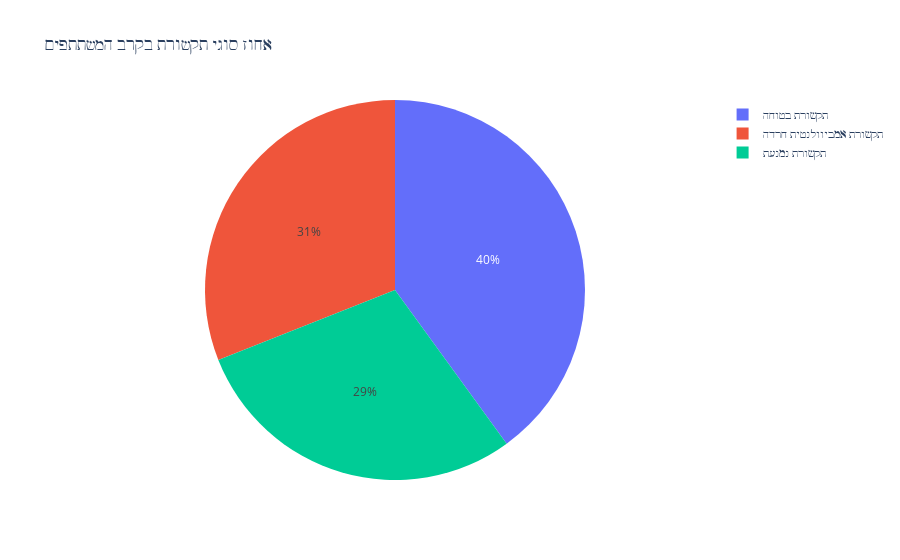
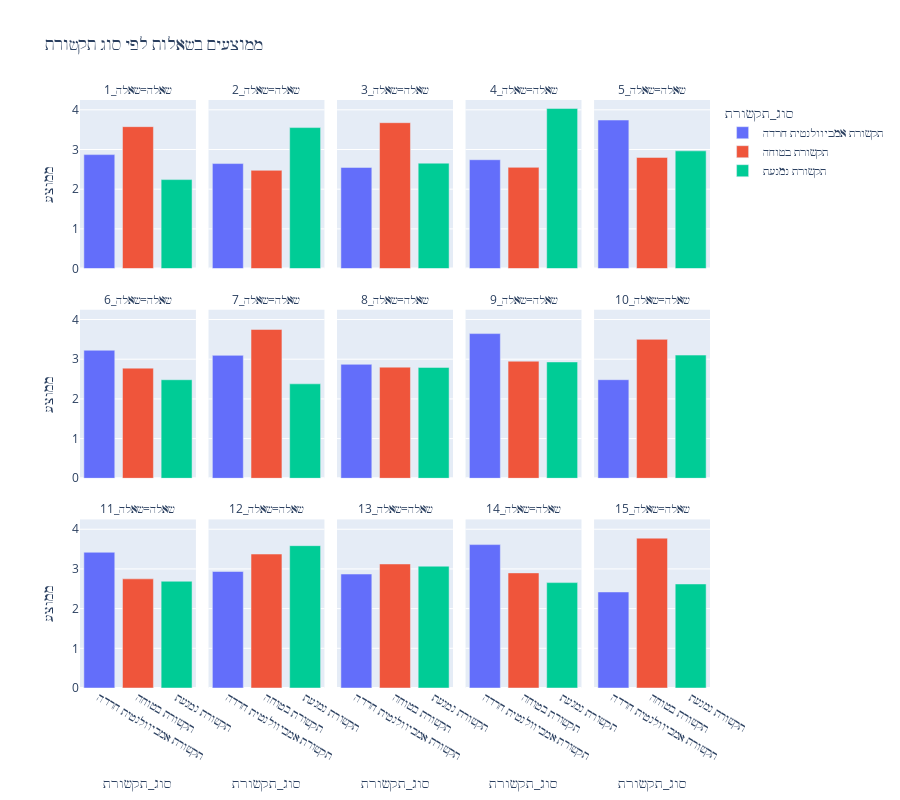

Source (notebook cell) for these figures, in order:
### Markdown cell above
## 7. Visualization of Results
הצגה ויזואלית של התוצאות והממצאים

### Code cell
# 1. Pie chart of communication patterns
print("=== תרשים עוגה - התפלגות סוגי תקשורת ===")
pattern_counts = df["סוג_תקשורת"].value_counts().reset_index()
pattern_counts.columns = ["סוג_תקשורת", "counts"]

fig_pie = px.pie(pattern_counts, values="counts", names="סוג_תקשורת",
                 title="אחוז סוגי תקשורת בקרב המשתתפים")
fig_pie.show()

# 2. Bar chart of average question scores by communication pattern
print("\n=== תרשים עמודות - ממוצעים בשאלות ===")
avg_by_pattern = df.groupby("סוג_תקשורת")[renamed_questions].mean().reset_index()
df_long = avg_by_pattern.melt(id_vars="סוג_תקשורת", var_name="שאלה", value_name="ממוצע")

fig_bar = px.bar(df_long, x="סוג_תקשורת", y="ממוצע", color="סוג_תקשורת",
                 facet_col="שאלה", facet_col_wrap=5,
                 title="ממוצעים בשאלות לפי סוג תקשורת")
fig_bar.update_layout(height=800)
fig_bar.show()

# 3. Alternative grouped bar chart
plt.figure(figsize=(15, 8))
questions_subset = [f'שאלה_{i}' for i in range(1, 11)]  # Show first 10 questions
avg_subset = df.groupby("סוג_תקשורת")[questions_subset].mean()

avg_subset.T.plot(kind='bar', figsize=(15, 8))
plt.title('ממוצע ציונים בשאלות 1-10 לפי סוג תקשורת')
plt.xlabel('שאלות')
plt.ylabel('ממוצע ציון')
plt.legend(title='סוג תקשורת', bbox_to_anchor=(1.05, 1), loc='upper left')
plt.xticks(rotation=45)
plt.tight_layout()
plt.show()

### Figure 1 — Plotly figure (JSON) as saved in the notebook; plotly's stock layout.template omitted (floating-point values rounded to 4 significant figures)
{"data": [{"domain": {"x": [0, 1], "y": [0, 1]}, "hovertemplate": "סוג_תקשורת=%{label}<br>counts=%{value}<extra></extra>", "labels": ["תקשורת בטוחה", "תקשורת אמביוולנטית חרדה", "תקשורת נמנעת"], "legendgroup": "", "name": "", "showlegend": true, "type": "pie", "values": [40, 31, 29]}], "layout": {"legend": {"tracegroupgap": 0}, "title": {"text": "אחוז סוגי תקשורת בקרב המשתתפים"}}}

### Figure 2 — Plotly figure (JSON) as saved in the notebook; plotly's stock layout.template omitted (floating-point values rounded to 4 significant figures)
{"data": [{"alignmentgroup": "True", "hovertemplate": "סוג_תקשורת=%{x}<br>שאלה=שאלה_1<br>ממוצע=%{y}<extra></extra>", "legendgroup": "תקשורת אמביוולנטית חרדה", "marker": {"color": "#636efa", "pattern": {"shape": ""}}, "name": "תקשורת אמביוולנטית חרדה", "offsetgroup": "תקשורת אמביוולנטית חרדה", "orientation": "v", "showlegend": true, "textposition": "auto", "type": "bar", "x": ["תקשורת אמביוולנטית חרדה"], "xaxis": "x11", "y": [2.871], "yaxis": "y11"}, {"alignmentgroup": "True", "hovertemplate": "סוג_תקשורת=%{x}<br>שאלה=שאלה_2<br>ממוצע=%{y}<extra></extra>", "legendgroup": "תקשורת אמביוולנטית חרדה", "marker": {"color": "#636efa", "pattern": {"shape": ""}}, "name": "תקשורת אמביוולנטית חרדה", "offsetgroup": "תקשורת אמביוולנטית חרדה", "orientation": "v", "showlegend": false, "textposition": "auto", "type": "bar", "x": ["תקשורת אמביוולנטית חרדה"], "xaxis": "x12", "y": [2.645], "yaxis": "y12"}, {"alignmentgroup": "True", "hovertemplate": "סוג_תקשורת=%{x}<br>שאלה=שאלה_3<br>ממוצע=%{y}<extra></extra>", "legendgroup": "תקשורת אמביוולנטית חרדה", "marker": {"color": "#636efa", "pattern": {"shape": ""}}, "name": "תקשורת אמביוולנטית חרדה", "offsetgroup": "תקשורת אמביוולנטית חרדה", "orientation": "v", "showlegend": false, "textposition": "auto", "type": "bar", "x": ["תקשורת אמביוולנטית חרדה"], "xaxis": "x13", "y": [2.548], "yaxis": "y13"}, {"alignmentgroup": "True", "hovertemplate": "סוג_תקשורת=%{x}<br>שאלה=שאלה_4<br>ממוצע=%{y}<extra></extra>", "legendgroup": "תקשורת אמביוולנטית חרדה", "marker": {"color": "#636efa", "pattern": {"shape": ""}}, "name": "תקשורת אמביוולנטית חרדה", "offsetgroup": "תקשורת אמביוולנטית חרדה", "orientation": "v", "showlegend": false, "textposition": "auto", "type": "bar", "x": ["תקשורת אמביוולנטית חרדה"], "xaxis": "x14", "y": [2.742], "yaxis": "y14"}, {"alignmentgroup": "True", "hovertemplate": "סוג_תקשורת=%{x}<br>שאלה=שאלה_5<br>ממוצע=%{y}<extra></extra>", "legendgroup": "תקשורת אמביוולנטית חרדה", "marker": {"color": "#636efa", "pattern": {"shape": ""}}, "name": "תקשורת אמביוולנטית חרדה", "offsetgroup": "תקשורת אמביוולנטית חרדה", "orientation": "v", "showlegend": false, "textposition": "auto", "type": "bar", "x": ["תקשורת אמביוולנטית חרדה"], "xaxis": "x15", "y": [3.742], "yaxis": "y15"}, {"alignmentgroup": "True", "hovertemplate": "סוג_תקשורת=%{x}<br>שאלה=שאלה_6<br>ממוצע=%{y}<extra></extra>", "legendgroup": "תקשורת אמביוולנטית חרדה", "marker": {"color": "#636efa", "pattern": {"shape": ""}}, "name": "תקשורת אמביוולנטית חרדה", "offsetgroup": "תקשורת אמביוולנטית חרדה", "orientation": "v", "showlegend": false, "textposition": "auto", "type": "bar", "x": ["תקשורת אמביוולנטית חרדה"], "xaxis": "x6", "y": [3.226], "yaxis": "y6"}, {"alignmentgroup": "True", "hovertemplate": "סוג_תקשורת=%{x}<br>שאלה=שאלה_7<br>ממוצע=%{y}<extra></extra>", "legendgroup": "תקשורת אמביוולנטית חרדה", "marker": {"color": "#636efa", "pattern": {"shape": ""}}, "name": "תקשורת אמביוולנטית חרדה", "offsetgroup": "תקשורת אמביוולנטית חרדה", "orientation": "v", "showlegend": false, "textposition": "auto", "type": "bar", "x": ["תקשורת אמביוולנטית חרדה"], "xaxis": "x7", "y": [3.097], "yaxis": "y7"}, {"alignmentgroup": "True", "hovertemplate": "סוג_תקשורת=%{x}<br>שאלה=שאלה_8<br>ממוצע=%{y}<extra></extra>", "legendgroup": "תקשורת אמביוולנטית חרדה", "marker": {"color": "#636efa", "pattern": {"shape": ""}}, "name": "תקשורת אמביוולנטית חרדה", "offsetgroup": "תקשורת אמביוולנטית חרדה", "orientation": "v", "showlegend": false, "textposition": "auto", "type": "bar", "x": ["תקשורת אמביוולנטית חרדה"], "xaxis": "x8", "y": [2.871], "yaxis": "y8"}, {"alignmentgroup": "True", "hovertemplate": "סוג_תקשורת=%{x}<br>שאלה=שאלה_9<br>ממוצע=%{y}<extra></extra>", "legendgroup": "תקשורת אמביוולנטית חרדה", "marker": {"color": "#636efa", "pattern": {"shape": ""}}, "name": "תקשורת אמביוולנטית חרדה", "offsetgroup": "תקשורת אמביוולנטית חרדה", "orientation": "v", "showlegend": false, "textposition": "auto", "type": "bar", "x": ["תקשורת אמביוולנטית חרדה"], "xaxis": "x9", "y": [3.645], "yaxis": "y9"}, {"alignmentgroup": "True", "hovertemplate": "סוג_תקשורת=%{x}<br>שאלה=שאלה_10<br>ממוצע=%{y}<extra></extra>", "legendgroup": "תקשורת אמביוולנטית חרדה", "marker": {"color": "#636efa", "pattern": {"shape": ""}}, "name": "תקשורת אמביוולנטית חרדה", "offsetgroup": "תקשורת אמביוולנטית חרדה", "orientation": "v", "showlegend": false, "textposition": "auto", "type": "bar", "x": ["תקשורת אמביוולנטית חרדה"], "xaxis": "x10", "y": [2.484], "yaxis": "y10"}, {"alignmentgroup": "True", "hovertemplate": "סוג_תקשורת=%{x}<br>שאלה=שאלה_11<br>ממוצע=%{y}<extra></extra>", "legendgroup": "תקשורת אמביוולנטית חרדה", "marker": {"color": "#636efa", "pattern": {"shape": ""}}, "name": "תקשורת אמביוולנטית חרדה", "offsetgroup": "תקשורת אמביוולנטית חרדה", "orientation": "v", "showlegend": false, "textposition": "auto", "type": "bar", "x": ["תקשורת אמביוולנטית חרדה"], "xaxis": "x", "y": [3.419], "yaxis": "y"}, {"alignmentgroup": "True", "hovertemplate": "סוג_תקשורת=%{x}<br>שאלה=שאלה_12<br>ממוצע=%{y}<extra></extra>", "legendgroup": "תקשורת אמביוולנטית חרדה", "marker": {"color": "#636efa", "pattern": {"shape": ""}}, "name": "תקשורת אמביוולנטית חרדה", "offsetgroup": "תקשורת אמביוולנטית חרדה", "orientation": "v", "showlegend": false, "textposition": "auto", "type": "bar", "x": ["תקשורת אמביוולנטית חרדה"], "xaxis": "x2", "y": [2.935], "yaxis": "y2"}, {"alignmentgroup": "True", "hovertemplate": "סוג_תקשורת=%{x}<br>שאלה=שאלה_13<br>ממוצע=%{y}<extra></extra>", "legendgroup": "תקשורת אמביוולנטית חרדה", "marker": {"color": "#636efa", "pattern": {"shape": ""}}, "name": "תקשורת אמביוולנטית חרדה", "offsetgroup": "תקשורת אמביוולנטית חרדה", "orientation": "v", "showlegend": false, "textposition": "auto", "type": "bar", "x": ["תקשורת אמביוולנטית חרדה"], "xaxis": "x3", "y": [2.871], "yaxis": "y3"}, {"alignmentgroup": "True", "hovertemplate": "סוג_תקשורת=%{x}<br>שאלה=שאלה_14<br>ממוצע=%{y}<extra></extra>", "legendgroup": "תקשורת אמביוולנטית חרדה", "marker": {"color": "#636efa", "pattern": {"shape": ""}}, "name": "תקשורת אמביוולנטית חרדה", "offsetgroup": "תקשורת אמביוולנטית חרדה", "orientation": "v", "showlegend": false, "textposition": "auto", "type": "bar", "x": ["תקשורת אמביוולנטית חרדה"], "xaxis": "x4", "y": [3.613], "yaxis": "y4"}, {"alignmentgroup": "True", "hovertemplate": "סוג_תקשורת=%{x}<br>שאלה=שאלה_15<br>ממוצע=%{y}<extra></extra>", "legendgroup": "תקשורת אמביוולנטית חרדה", "marker": {"color": "#636efa", "pattern": {"shape": ""}}, "name": "תקשורת אמביוולנטית חרדה", "offsetgroup": "תקשורת אמביוולנטית חרדה", "orientation": "v", "showlegend": false, "textposition": "auto", "type": "bar", "x": ["תקשורת אמביוולנטית חרדה"], "xaxis": "x5", "y": [2.419], "yaxis": "y5"}, {"alignmentgroup": "True", "hovertemplate": "סוג_תקשורת=%{x}<br>שאלה=שאלה_1<br>ממוצע=%{y}<extra></extra>", "legendgroup": "תקשורת בטוחה", "marker": {"color": "#EF553B", "pattern": {"shape": ""}}, "name": "תקשורת בטוחה", "offsetgroup": "תקשורת בטוחה", "orientation": "v", "showlegend": true, "textposition": "auto", "type": "bar", "x": ["תקשורת בטוחה"], "xaxis": "x11", "y": [3.575], "yaxis": "y11"}, {"alignmentgroup": "True", "hovertemplate": "סוג_תקשורת=%{x}<br>שאלה=שאלה_2<br>ממוצע=%{y}<extra></extra>", "legendgroup": "תקשורת בטוחה", "marker": {"color": "#EF553B", "pattern": {"shape": ""}}, "name": "תקשורת בטוחה", "offsetgroup": "תקשורת בטוחה", "orientation": "v", "showlegend": false, "textposition": "auto", "type": "bar", "x": ["תקשורת בטוחה"], "xaxis": "x12", "y": [2.475], "yaxis": "y12"}, {"alignmentgroup": "True", "hovertemplate": "סוג_תקשורת=%{x}<br>שאלה=שאלה_3<br>ממוצע=%{y}<extra></extra>", "legendgroup": "תקשורת בטוחה", "marker": {"color": "#EF553B", "pattern": {"shape": ""}}, "name": "תקשורת בטוחה", "offsetgroup": "תקשורת בטוחה", "orientation": "v", "showlegend": false, "textposition": "auto", "type": "bar", "x": ["תקשורת בטוחה"], "xaxis": "x13", "y": [3.675], "yaxis": "y13"}, {"alignmentgroup": "True", "hovertemplate": "סוג_תקשורת=%{x}<br>שאלה=שאלה_4<br>ממוצע=%{y}<extra></extra>", "legendgroup": "תקשורת בטוחה", "marker": {"color": "#EF553B", "pattern": {"shape": ""}}, "name": "תקשורת בטוחה", "offsetgroup": "תקשורת בטוחה", "orientation": "v", "showlegend": false, "textposition": "auto", "type": "bar", "x": ["תקשורת בטוחה"], "xaxis": "x14", "y": [2.55], "yaxis": "y14"}, {"alignmentgroup": "True", "hovertemplate": "סוג_תקשורת=%{x}<br>שאלה=שאלה_5<br>ממוצע=%{y}<extra></extra>", "legendgroup": "תקשורת בטוחה", "marker": {"color": "#EF553B", "pattern": {"shape": ""}}, "name": "תקשורת בטוחה", "offsetgroup": "תקשורת בטוחה", "orientation": "v", "showlegend": false, "textposition": "auto", "type": "bar", "x": ["תקשורת בטוחה"], "xaxis": "x15", "y": [2.8], "yaxis": "y15"}, {"alignmentgroup": "True", "hovertemplate": "סוג_תקשורת=%{x}<br>שאלה=שאלה_6<br>ממוצע=%{y}<extra></extra>", "legendgroup": "תקשורת בטוחה", "marker": {"color": "#EF553B", "pattern": {"shape": ""}}, "name": "תקשורת בטוחה", "offsetgroup": "תקשורת בטוחה", "orientation": "v", "showlegend": false, "textposition": "auto", "type": "bar", "x": ["תקשורת בטוחה"], "xaxis": "x6", "y": [2.775], "yaxis": "y6"}, {"alignmentgroup": "True", "hovertemplate": "סוג_תקשורת=%{x}<br>שאלה=שאלה_7<br>ממוצע=%{y}<extra></extra>", "legendgroup": "תקשורת בטוחה", "marker": {"color": "#EF553B", "pattern": {"shape": ""}}, "name": "תקשורת בטוחה", "offsetgroup": "תקשורת בטוחה", "orientation": "v", "showlegend": false, "textposition": "auto", "type": "bar", "x": ["תקשורת בטוחה"], "xaxis": "x7", "y": [3.75], "yaxis": "y7"}, {"alignmentgroup": "True", "hovertemplate": "סוג_תקשורת=%{x}<br>שאלה=שאלה_8<br>ממוצע=%{y}<extra></extra>", "legendgroup": "תקשורת בטוחה", "marker": {"color": "#EF553B", "pattern": {"shape": ""}}, "name": "תקשורת בטוחה", "offsetgroup": "תקשורת בטוחה", "orientation": "v", "showlegend": false, "textposition": "auto", "type": "bar", "x": ["תקשורת בטוחה"], "xaxis": "x8", "y": [2.8], "yaxis": "y8"}, {"alignmentgroup": "True", "hovertemplate": "סוג_תקשורת=%{x}<br>שאלה=שאלה_9<br>ממוצע=%{y}<extra></extra>", "legendgroup": "תקשורת בטוחה", "marker": {"color": "#EF553B", "pattern": {"shape": ""}}, "name": "תקשורת בטוחה", "offsetgroup": "תקשורת בטוחה", "orientation": "v", "showlegend": false, "textposition": "auto", "type": "bar", "x": ["תקשורת בטוחה"], "xaxis": "x9", "y": [2.95], "yaxis": "y9"}, {"alignmentgroup": "True", "hovertemplate": "סוג_תקשורת=%{x}<br>שאלה=שאלה_10<br>ממוצע=%{y}<extra></extra>", "legendgroup": "תקשורת בטוחה", "marker": {"color": "#EF553B", "pattern": {"shape": ""}}, "name": "תקשורת בטוחה", "offsetgroup": "תקשורת בטוחה", "orientation": "v", "showlegend": false, "textposition": "auto", "type": "bar", "x": ["תקשורת בטוחה"], "xaxis": "x10", "y": [3.5], "yaxis": "y10"}, {"alignmentgroup": "True", "hovertemplate": "סוג_תקשורת=%{x}<br>שאלה=שאלה_11<br>ממוצע=%{y}<extra></extra>", "legendgroup": "תקשורת בטוחה", "marker": {"color": "#EF553B", "pattern": {"shape": ""}}, "name": "תקשורת בטוחה", "offsetgroup": "תקשורת בטוחה", "orientation": "v", "showlegend": false, "textposition": "auto", "type": "bar", "x": ["תקשורת בטוחה"], "xaxis": "x", "y": [2.75], "yaxis": "y"}, {"alignmentgroup": "True", "hovertemplate": "סוג_תקשורת=%{x}<br>שאלה=שאלה_12<br>ממוצע=%{y}<extra></extra>", "legendgroup": "תקשורת בטוחה", "marker": {"color": "#EF553B", "pattern": {"shape": ""}}, "name": "תקשורת בטוחה", "offsetgroup": "תקשורת בטוחה", "orientation": "v", "showlegend": false, "textposition": "auto", "type": "bar", "x": ["תקשורת בטוחה"], "xaxis": "x2", "y": [3.375], "yaxis": "y2"}, {"alignmentgroup": "True", "hovertemplate": "סוג_תקשורת=%{x}<br>שאלה=שאלה_13<br>ממוצע=%{y}<extra></extra>", "legendgroup": "תקשורת בטוחה", "marker": {"color": "#EF553B", "pattern": {"shape": ""}}, "name": "תקשורת בטוחה", "offsetgroup": "תקשורת בטוחה", "orientation": "v", "showlegend": false, "textposition": "auto", "type": "bar", "x": ["תקשורת בטוחה"], "xaxis": "x3", "y": [3.125], "yaxis": "y3"}, {"alignmentgroup": "True", "hovertemplate": "סוג_תקשורת=%{x}<br>שאלה=שאלה_14<br>ממוצע=%{y}<extra></extra>", "legendgroup": "תקשורת בטוחה", "marker": {"color": "#EF553B", "pattern": {"shape": ""}}, "name": "תקשורת בטוחה", "offsetgroup": "תקשורת בטוחה", "orientation": "v", "showlegend": false, "textposition": "auto", "type": "bar", "x": ["תקשורת בטוחה"], "xaxis": "x4", "y": [2.9], "yaxis": "y4"}, {"alignmentgroup": "True", "hovertemplate": "סוג_תקשורת=%{x}<br>שאלה=שאלה_15<br>ממוצע=%{y}<extra></extra>", "legendgroup": "תקשורת בטוחה", "marker": {"color": "#EF553B", "pattern": {"shape": ""}}, "name": "תקשורת בטוחה", "offsetgroup": "תקשורת בטוחה", "orientation": "v", "showlegend": false, "textposition": "auto", "type": "bar", "x": ["תקשורת בטוחה"], "xaxis": "x5", "y": [3.775], "yaxis": "y5"}, {"alignmentgroup": "True", "hovertemplate": "סוג_תקשורת=%{x}<br>שאלה=שאלה_1<br>ממוצע=%{y}<extra></extra>", "legendgroup": "תקשורת נמנעת", "marker": {"color": "#00cc96", "pattern": {"shape": ""}}, "name": "תקשורת נמנעת", "offsetgroup": "תקשורת נמנעת", "orientation": "v", "showlegend": true, "textposition": "auto", "type": "bar", "x": ["תקשורת נמנעת"], "xaxis": "x11", "y": [2.241], "yaxis": "y11"}, {"alignmentgroup": "True", "hovertemplate": "סוג_תקשורת=%{x}<br>שאלה=שאלה_2<br>ממוצע=%{y}<extra></extra>", "legendgroup": "תקשורת נמנעת", "marker": {"color": "#00cc96", "pattern": {"shape": ""}}, "name": "תקשורת נמנעת", "offsetgroup": "תקשורת נמנעת", "orientation": "v", "showlegend": false, "textposition": "auto", "type": "bar", "x": ["תקשורת נמנעת"], "xaxis": "x12", "y": [3.552], "yaxis": "y12"}, {"alignmentgroup": "True", "hovertemplate": "סוג_תקשורת=%{x}<br>שאלה=שאלה_3<br>ממוצע=%{y}<extra></extra>", "legendgroup": "תקשורת נמנעת", "marker": {"color": "#00cc96", "pattern": {"shape": ""}}, "name": "תקשורת נמנעת", "offsetgroup": "תקשורת נמנעת", "orientation": "v", "showlegend": false, "textposition": "auto", "type": "bar", "x": ["תקשורת נמנעת"], "xaxis": "x13", "y": [2.655], "yaxis": "y13"}, {"alignmentgroup": "True", "hovertemplate": "סוג_תקשורת=%{x}<br>שאלה=שאלה_4<br>ממוצע=%{y}<extra></extra>", "legendgroup": "תקשורת נמנעת", "marker": {"color": "#00cc96", "pattern": {"shape": ""}}, "name": "תקשורת נמנעת", "offsetgroup": "תקשורת נמנעת", "orientation": "v", "showlegend": false, "textposition": "auto", "type": "bar", "x": ["תקשורת נמנעת"], "xaxis": "x14", "y": [4.034], "yaxis": "y14"}, {"alignmentgroup": "True", "hovertemplate": "סוג_תקשורת=%{x}<br>שאלה=שאלה_5<br>ממוצע=%{y}<extra></extra>", "legendgroup": "תקשורת נמנעת", "marker": {"color": "#00cc96", "pattern": {"shape": ""}}, "name": "תקשורת נמנעת", "offsetgroup": "תקשורת נמנעת", "orientation": "v", "showlegend": false, "textposition": "auto", "type": "bar", "x": ["תקשורת נמנעת"], "xaxis": "x15", "y": [2.966], "yaxis": "y15"}, {"alignmentgroup": "True", "hovertemplate": "סוג_תקשורת=%{x}<br>שאלה=שאלה_6<br>ממוצע=%{y}<extra></extra>", "legendgroup": "תקשורת נמנעת", "marker": {"color": "#00cc96", "pattern": {"shape": ""}}, "name": "תקשורת נמנעת", "offsetgroup": "תקשורת נמנעת", "orientation": "v", "showlegend": false, "textposition": "auto", "type": "bar", "x": ["תקשורת נמנעת"], "xaxis": "x6", "y": [2.483], "yaxis": "y6"}, {"alignmentgroup": "True", "hovertemplate": "סוג_תקשורת=%{x}<br>שאלה=שאלה_7<br>ממוצע=%{y}<extra></extra>", "legendgroup": "תקשורת נמנעת", "marker": {"color": "#00cc96", "pattern": {"shape": ""}}, "name": "תקשורת נמנעת", "offsetgroup": "תקשורת נמנעת", "orientation": "v", "showlegend": false, "textposition": "auto", "type": "bar", "x": ["תקשורת נמנעת"], "xaxis": "x7", "y": [2.379], "yaxis": "y7"}, {"alignmentgroup": "True", "hovertemplate": "סוג_תקשורת=%{x}<br>שאלה=שאלה_8<br>ממוצע=%{y}<extra></extra>", "legendgroup": "תקשורת נמנעת", "marker": {"color": "#00cc96", "pattern": {"shape": ""}}, "name": "תקשורת נמנעת", "offsetgroup": "תקשורת נמנעת", "orientation": "v", "showlegend": false, "textposition": "auto", "type": "bar", "x": ["תקשורת נמנעת"], "xaxis": "x8", "y": [2.793], "yaxis": "y8"}, {"alignmentgroup": "True", "hovertemplate": "סוג_תקשורת=%{x}<br>שאלה=שאלה_9<br>ממוצע=%{y}<extra></extra>", "legendgroup": "תקשורת נמנעת", "marker": {"color": "#00cc96", "pattern": {"shape": ""}}, "name": "תקשורת נמנעת", "offsetgroup": "תקשורת נמנעת", "orientation": "v", "showlegend": false, "textposition": "auto", "type": "bar", "x": ["תקשורת נמנעת"], "xaxis": "x9", "y": [2.931], "yaxis": "y9"}, {"alignmentgroup": "True", "hovertemplate": "סוג_תקשורת=%{x}<br>שאלה=שאלה_10<br>ממוצע=%{y}<extra></extra>", "legendgroup": "תקשורת נמנעת", "marker": {"color": "#00cc96", "pattern": {"shape": ""}}, "name": "תקשורת נמנעת", "offsetgroup": "תקשורת נמנעת", "orientation": "v", "showlegend": false, "textposition": "auto", "type": "bar", "x": ["תקשורת נמנעת"], "xaxis": "x10", "y": [3.103], "yaxis": "y10"}, {"alignmentgroup": "True", "hovertemplate": "סוג_תקשורת=%{x}<br>שאלה=שאלה_11<br>ממוצע=%{y}<extra></extra>", "legendgroup": "תקשורת נמנעת", "marker": {"color": "#00cc96", "pattern": {"shape": ""}}, "name": "תקשורת נמנעת", "offsetgroup": "תקשורת נמנעת", "orientation": "v", "showlegend": false, "textposition": "auto", "type": "bar", "x": ["תקשורת נמנעת"], "xaxis": "x", "y": [2.69], "yaxis": "y"}, {"alignmentgroup": "True", "hovertemplate": "סוג_תקשורת=%{x}<br>שאלה=שאלה_12<br>ממוצע=%{y}<extra></extra>", "legendgroup": "תקשורת נמנעת", "marker": {"color": "#00cc96", "pattern": {"shape": ""}}, "name": "תקשורת נמנעת", "offsetgroup": "תקשורת נמנעת", "orientation": "v", "showlegend": false, "textposition": "auto", "type": "bar", "x": ["תקשורת נמנעת"], "xaxis": "x2", "y": [3.586], "yaxis": "y2"}, {"alignmentgroup": "True", "hovertemplate": "סוג_תקשורת=%{x}<br>שאלה=שאלה_13<br>ממוצע=%{y}<extra></extra>", "legendgroup": "תקשורת נמנעת", "marker": {"color": "#00cc96", "pattern": {"shape": ""}}, "name": "תקשורת נמנעת", "offsetgroup": "תקשורת נמנעת", "orientation": "v", "showlegend": false, "textposition": "auto", "type": "bar", "x": ["תקשורת נמנעת"], "xaxis": "x3", "y": [3.069], "yaxis": "y3"}, {"alignmentgroup": "True", "hovertemplate": "סוג_תקשורת=%{x}<br>שאלה=שאלה_14<br>ממוצע=%{y}<extra></extra>", "legendgroup": "תקשורת נמנעת", "marker": {"color": "#00cc96", "pattern": {"shape": ""}}, "name": "תקשורת נמנעת", "offsetgroup": "תקשורת נמנעת", "orientation": "v", "showlegend": false, "textposition": "auto", "type": "bar", "x": ["תקשורת נמנעת"], "xaxis": "x4", "y": [2.655], "yaxis": "y4"}, {"alignmentgroup": "True", "hovertemplate": "סוג_תקשורת=%{x}<br>שאלה=שאלה_15<br>ממוצע=%{y}<extra></extra>", "legendgroup": "תקשורת נמנעת", "marker": {"color": "#00cc96", "pattern": {"shape": ""}}, "name": "תקשורת נמנעת", "offsetgroup": "תקשורת נמנעת", "orientation": "v", "showlegend": false, "textposition": "auto", "type": "bar", "x": ["תקשורת נמנעת"], "xaxis": "x5", "y": [2.621], "yaxis": "y5"}], "layout": {"annotations": [{"font": {}, "showarrow": false, "text": "שאלה=שאלה_11", "x": 0.092, "xanchor": "center", "xref": "paper", "y": 0.2867, "yanchor": "bottom", "yref": "paper"}, {"font": {}, "showarrow": false, "text": "שאלה=שאלה_12", "x": 0.296, "xanchor": "center", "xref": "paper", "y": 0.2867, "yanchor": "bottom", "yref": "paper"}, {"font": {}, "showarrow": false, "text": "שאלה=שאלה_13", "x": 0.5, "xanchor": "center", "xref": "paper", "y": 0.2867, "yanchor": "bottom", "yref": "paper"}, {"font": {}, "showarrow": false, "text": "שאלה=שאלה_14", "x": 0.704, "xanchor": "center", "xref": "paper", "y": 0.2867, "yanchor": "bottom", "yref": "paper"}, {"font": {}, "showarrow": false, "text": "שאלה=שאלה_15", "x": 0.908, "xanchor": "center", "xref": "paper", "y": 0.2867, "yanchor": "bottom", "yref": "paper"}, {"font": {}, "showarrow": false, "text": "שאלה=שאלה_6", "x": 0.092, "xanchor": "center", "xref": "paper", "y": 0.6433, "yanchor": "bottom", "yref": "paper"}, {"font": {}, "showarrow": false, "text": "שאלה=שאלה_7", "x": 0.296, "xanchor": "center", "xref": "paper", "y": 0.6433, "yanchor": "bottom", "yref": "paper"}, {"font": {}, "showarrow": false, "text": "שאלה=שאלה_8", "x": 0.5, "xanchor": "center", "xref": "paper", "y": 0.6433, "yanchor": "bottom", "yref": "paper"}, {"font": {}, "showarrow": false, "text": "שאלה=שאלה_9", "x": 0.704, "xanchor": "center", "xref": "paper", "y": 0.6433, "yanchor": "bottom", "yref": "paper"}, {"font": {}, "showarrow": false, "text": "שאלה=שאלה_10", "x": 0.908, "xanchor": "center", "xref": "paper", "y": 0.6433, "yanchor": "bottom", "yref": "paper"}, {"font": {}, "showarrow": false, "text": "שאלה=שאלה_1", "x": 0.092, "xanchor": "center", "xref": "paper", "y": 1.0, "yanchor": "bottom", "yref": "paper"}, {"font": {}, "showarrow": false, "text": "שאלה=שאלה_2", "x": 0.296, "xanchor": "center", "xref": "paper", "y": 1.0, "yanchor": "bottom", "yref": "paper"}, {"font": {}, "showarrow": false, "text": "שאלה=שאלה_3", "x": 0.5, "xanchor": "center", "xref": "paper", "y": 1.0, "yanchor": "bottom", "yref": "paper"}, {"font": {}, "showarrow": false, "text": "שאלה=שאלה_4", "x": 0.704, "xanchor": "center", "xref": "paper", "y": 1.0, "yanchor": "bottom", "yref": "paper"}, {"font": {}, "showarrow": false, "text": "שאלה=שאלה_5", "x": 0.908, "xanchor": "center", "xref": "paper", "y": 1.0, "yanchor": "bottom", "yref": "paper"}], "barmode": "relative", "height": 800, "legend": {"title": {"text": "סוג_תקשורת"}, "tracegroupgap": 0}, "title": {"text": "ממוצעים בשאלות לפי סוג תקשורת"}, "xaxis": {"anchor": "y", "categoryarray": ["תקשורת אמביוולנטית חרדה", "תקשורת בטוחה", "תקשורת נמנעת"], "categoryorder": "array", "domain": [0, 0.184], "title": {"text": "סוג_תקשורת"}}, "xaxis10": {"anchor": "y10", "domain": [0.816, 1], "matches": "x", "showticklabels": false}, "xaxis11": {"anchor": "y11", "domain": [0, 0.184], "matches": "x", "showticklabels": false}, "xaxis12": {"anchor": "y12", "domain": [0.204, 0.388], "matches": "x", "showticklabels": false}, "xaxis13": {"anchor": "y13", "domain": [0.408, 0.592], "matches": "x", "showticklabels": false}, "xaxis14": {"anchor": "y14", "domain": [0.612, 0.796], "matches": "x", "showticklabels": false}, "xaxis15": {"anchor": "y15", "domain": [0.816, 1], "matches": "x", "showticklabels": false}, "xaxis2": {"anchor": "y2", "categoryarray": ["תקשורת אמביוולנטית חרדה", "תקשורת בטוחה", "תקשורת נמנעת"], "categoryorder": "array", "domain": [0.204, 0.388], "matches": "x", "title": {"text": "סוג_תקשורת"}}, "xaxis3": {"anchor": "y3", "categoryarray": ["תקשורת אמביוולנטית חרדה", "תקשורת בטוחה", "תקשורת נמנעת"], "categoryorder": "array", "domain": [0.408, 0.592], "matches": "x", "title": {"text": "סוג_תקשורת"}}, "xaxis4": {"anchor": "y4", "categoryarray": ["תקשורת אמביוולנטית חרדה", "תקשורת בטוחה", "תקשורת נמנעת"], "categoryorder": "array", "domain": [0.612, 0.796], "matches": "x", "title": {"text": "סוג_תקשורת"}}, "xaxis5": {"anchor": "y5", "categoryarray": ["תקשורת אמביוולנטית חרדה", "תקשורת בטוחה", "תקשורת נמנעת"], "categoryorder": "array", "domain": [0.816, 1], "matches": "x", "title": {"text": "סוג_תקשורת"}}, "xaxis6": {"anchor": "y6", "domain": [0, 0.184], "matches": "x", "showticklabels": false}, "xaxis7": {"anchor": "y7", "domain": [0.204, 0.388], "matches": "x", "showticklabels": false}, "xaxis8": {"anchor": "y8", "domain": [0.408, 0.592], "matches": "x", "showticklabels": false}, "xaxis9": {"anchor": "y9", "domain": [0.612, 0.796], "matches": "x", "showticklabels": false}, "yaxis": {"anchor": "x", "domain": [0, 0.2867], "title": {"text": "ממוצע"}}, "yaxis10": {"anchor": "x10", "domain": [0.3567, 0.6433], "matches": "y", "showticklabels": false}, "yaxis11": {"anchor": "x11", "domain": [0.7133, 1.0], "matches": "y", "title": {"text": "ממוצע"}}, "yaxis12": {"anchor": "x12", "domain": [0.7133, 1.0], "matches": "y", "showticklabels": false}, "yaxis13": {"anchor": "x13", "domain": [0.7133, 1.0], "matches": "y", "showticklabels": false}, "yaxis14": {"anchor": "x14", "domain": [0.7133, 1.0], "matches": "y", "showticklabels": false}, "yaxis15": {"anchor": "x15", "domain": [0.7133, 1.0], "matches": "y", "showticklabels": false}, "yaxis2": {"anchor": "x2", "domain": [0, 0.2867], "matches": "y", "showticklabels": false}, "yaxis3": {"anchor": "x3", "domain": [0, 0.2867], "matches": "y", "showticklabels": false}, "yaxis4": {"anchor": "x4", "domain": [0, 0.2867], "matches": "y", "showticklabels": false}, "yaxis5": {"anchor": "x5", "domain": [0, 0.2867], "matches": "y", "showticklabels": false}, "yaxis6": {"anchor": "x6", "domain": [0.3567, 0.6433], "matches": "y", "title": {"text": "ממוצע"}}, "yaxis7": {"anchor": "x7", "domain": [0.3567, 0.6433], "matches": "y", "showticklabels": false}, "yaxis8": {"anchor": "x8", "domain": [0.3567, 0.6433], "matches": "y", "showticklabels": false}, "yaxis9": {"anchor": "x9", "domain": [0.3567, 0.6433], "matches": "y", "showticklabels": false}}}
